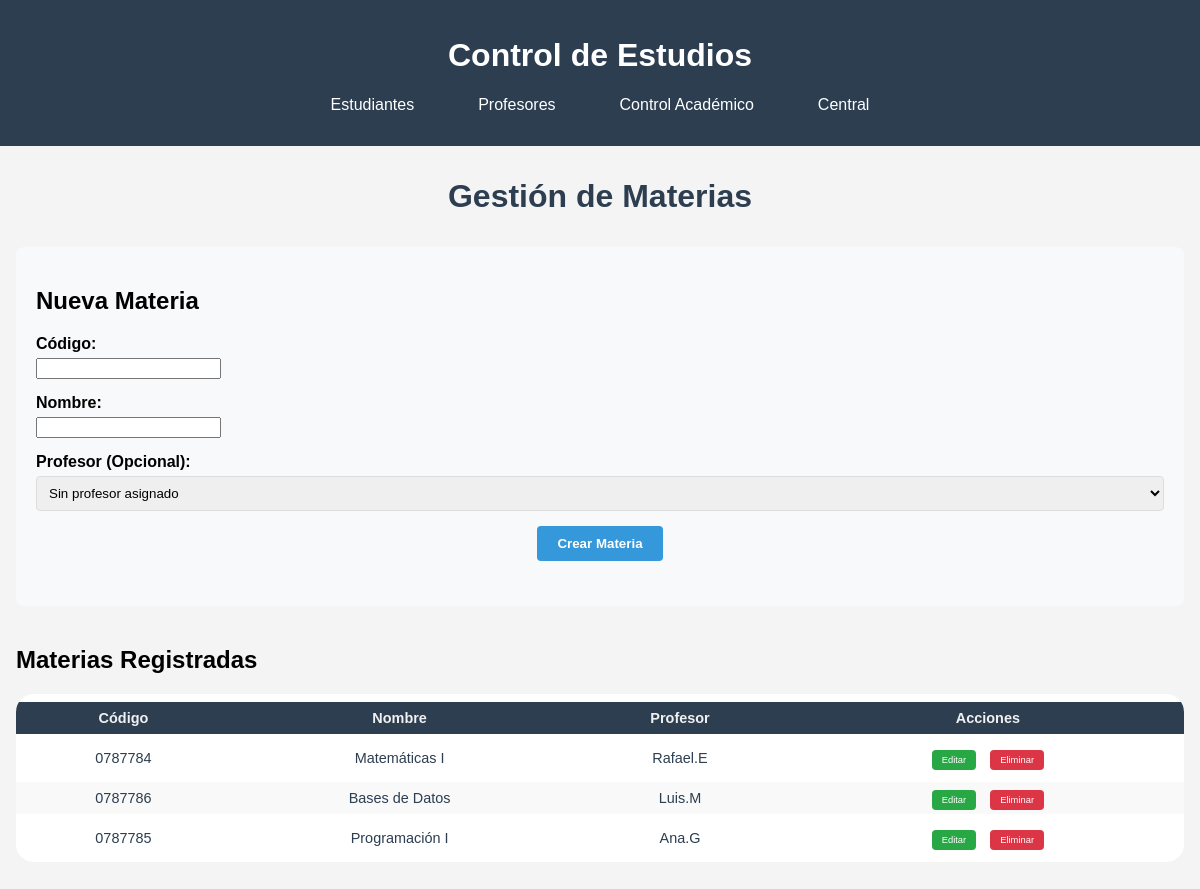
/control_academico/materias, run on an earlier commit of the app's database.
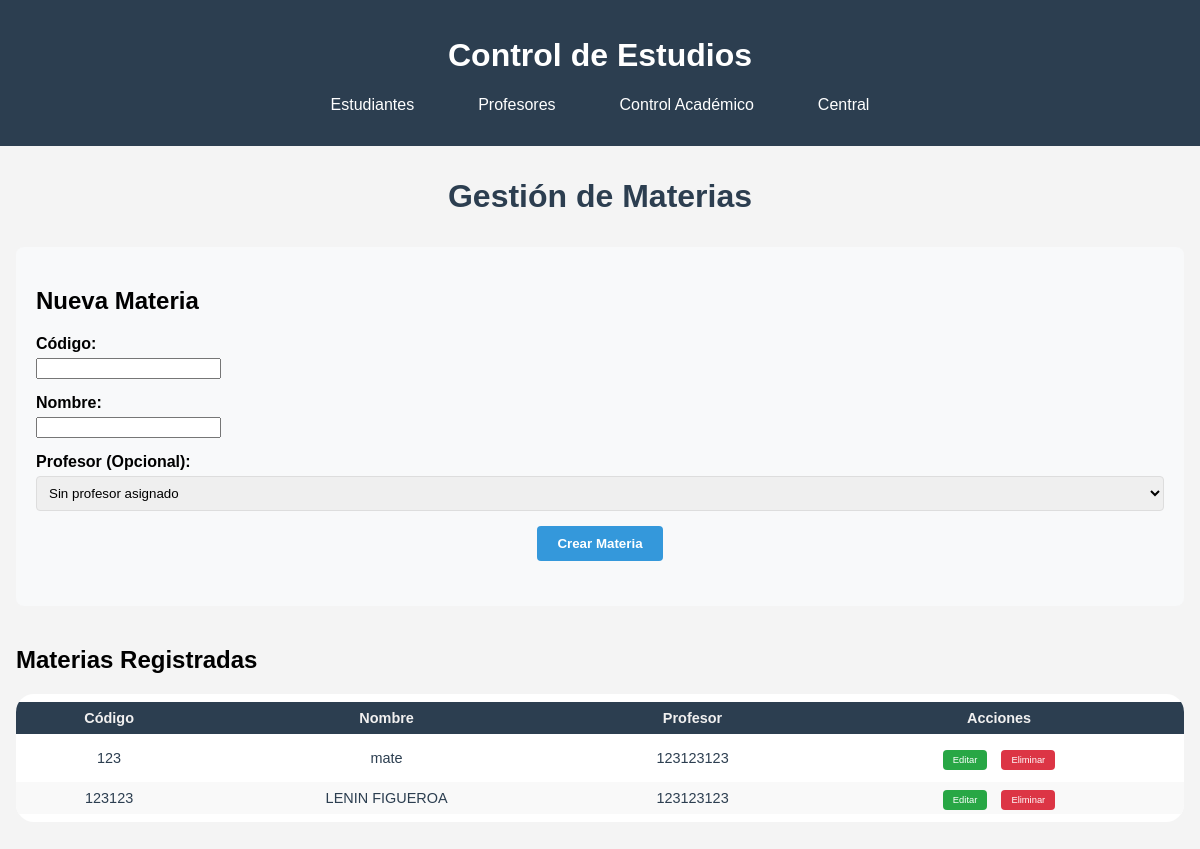
And on a later commit of the database.
### modulos/control_academico/models.py (models this page shows, shortened)
class Materia(db.Model):
    __tablename__ ='materias'
    codigo = db.Column(db.String(20), primary_key=True, unique=True)
    nombre = db.Column(db.String(100), nullable=False)
    profesor = db.Column(db.String(20), db.ForeignKey('profesores.cedula'), nullable=True)
    inscripciones = db.relationship('Inscripcion', back_populates='materia')
    cortes = db.relationship('Corte', back_populates='materia')

### modulos/control_academico/routes.py (the view)
@bp.route('/materias')
def listar_materias():
    materias = Materia.query.all()
    profesores = Profesor.query.all()
    return render_template('control_academico/materias.html', materias=materias, profesores=profesores)

### modulos/control_academico/templates/control_academico/materias.html (shortened to what this page needs)
{% extends "central/base.html" %}
{% block content %}
<div class="welcome-container">
    <h1 class="titulo-estudiantes">Gestión de Materias</h1>
    <div class="form-container">
        <h2>Nueva Materia</h2>
        <form action="{{ url_for('control_academico.crear_materia') }}" method="POST">
            <div class="form-group">
                <label for="codigo">Código:</label>
                <input type="text" id="codigo" name="codigo" required>
            </div>
            <div class="form-group">
                <label for="nombre">Nombre:</label>
                <input type="text" id="nombre" name="nombre" required>
            </div>
            <div class="form-group">
                <label for="profesor">Profesor (Opcional):</label>
                <select name="profesor" id="profesor">
                    <option value="">Sin profesor asignado</option>
                </select>
            </div>
            <button type="submit" class="btn-nuevo-estudiante">Crear Materia</button>
        </form>
    </div>
    <div class="tabla-estudiantes-contenedor">
        <h2>Materias Registradas</h2>
        {% if materias %}
            <table class="tabla-estudiantes">
                <thead>
                    <tr>
                        <th>Código</th>
                        <th>Nombre</th>
                        <th>Profesor</th>
                        <th>Acciones</th>
                    </tr>
                </thead>
                <tbody>
                    {% for materia in materias %}
                    <tr>
                        <td>{{ materia.codigo }}</td>
                        <td>{{ materia.nombre }}</td>
                        <td>{{ materia.profesor or 'Sin profesor asignado' }}</td>
                        <td>
                            <a href="{{ url_for('control_academico.editar_materia', codigo=materia.codigo) }}"
                               class="btn-accion editar">Editar</a>
                            <a href="{{ url_for('control_academico.eliminar_materia', codigo=materia.codigo) }}"
                               class="btn-accion eliminar"
                               onclick="return confirm('¿Está seguro de eliminar esta materia?')">Eliminar</a>
                        </td>
                    </tr>
                    {% endfor %}
                </tbody>
            </table>
        {% else %}
            <p>No hay materias registradas.</p>
        {% endif %}
    </div>
</div>
{% endblock %}

### modulos/central/templates/central/base.html (shortened to what this page needs)
<!DOCTYPE html>
<html>
<head>
    <link rel="stylesheet" href="{{ url_for('static', filename='css/style.css') }}">
</head>
<body>
    <header>
        <h1>Control de Estudios</h1>
        <nav>
            <ul>
                <li><a href="{{ url_for('estudiantes.index') }}">Estudiantes</a></li>
                <li><a href="{{ url_for('profesores.index') }}">Profesores</a></li>
                <li><a href="{{ url_for('control_academico.index') }}">Control Académico</a></li>
                <li><a href="{{ url_for('central.index') }}">Central</a></li>
            </ul>
        </nav>
    </header>
    <main>
        {% block content %}{% endblock %}
    </main>
</body>
</html>

### modulos/static/css/style.css (style rules this page uses)
body { font-family: Arial, sans-serif; margin: 0; padding: 0; background-color: #f4f4f4; }
header { background-color: #2c3e50; color: white; padding: 1rem; text-align: center; }
nav ul { list-style: none; padding: 0; display: flex; justify-content: center; gap: 2rem; }
nav a { color: white; text-decoration: none; padding: 0.5rem 1rem; border-radius: 4px; transition: background-color 0.3s; }
.welcome-container { max-width: 1200px; margin: 2rem auto; padding: 0 1rem; }
.welcome-container h1 { text-align: center; color: #2c3e50; margin-bottom: 2rem; }
.titulo-estudiantes { text-align: center; margin-top: 20px; color: #2c3e50; }
a { text-decoration: none ; }
.btn-nuevo-estudiante { text-decoration: none; display: block; margin: 15px auto 25px auto; padding: 10px 20px; background-color: #3498db; color: white; border: none; border-radius: 4px; font-weight: bold; cursor: pointer; transition: background 0.2s; }
.tabla-estudiantes-contenedor { overflow-x: auto; margin: 0 auto; max-width: 2000px; }
.tabla-estudiantes { width: 100%; max-width: 1500; margin: 0 auto 30px auto; border-collapse: separate; border-spacing: 0 8px; border-radius: 18px; margin-bottom: 30px; background: #fff; overflow: hidden; }
.tabla-estudiantes th, .tabla-estudiantes td { padding: 8px 12px; text-align: center; }
.tabla-estudiantes, .tabla-estudiantes th, .tabla-estudiantes td { font-family: Arial, sans-serif; font-size: 0.95em; color: #2c3e50; }
.tabla-estudiantes th { background-color: #2c3e50; color: #f1f0f0; }
.tabla-estudiantes tr:nth-child(even) { background-color: #f9f9f9; }
.btn-accion { padding: 2px 6px; border-radius: 2px; text-decoration: none; font-size: 0.65em; margin: 0 1px; }
.btn-accion.editar { background: #2c3e50; color: white; }
.btn-accion.eliminar { background: #2c3e50; color: white; }
.form-group { margin-bottom: 15px; }
.form-group label { display: block; margin-bottom: 5px; font-weight: bold; }
.form-group select { width: 100%; padding: 8px; border: 1px solid #ddd; border-radius: 4px; }
.btn-accion { padding: 5px 10px; border-radius: 4px; text-decoration: none; color: white; margin: 0 5px; }
.btn-accion.eliminar { background-color: #dc3545; }
.form-container { background-color: #f8f9fa; padding: 20px; border-radius: 8px; margin-bottom: 20px; }
.btn-accion.editar { background-color: #28a745; }

What changed in the data, as far as the page shows it:
removed Materia: codigo "0787784", nombre "Matemáticas I", profesor "Rafael.E"
removed Materia: codigo "0787786", nombre "Bases de Datos", profesor "Luis.M"
removed Materia: codigo "0787785", nombre "Programación I", profesor "Ana.G"
added Materia: codigo "123", nombre "mate", profesor "123123123"
added Materia: codigo "123123", nombre "LENIN FIGUEROA", profesor "123123123"
